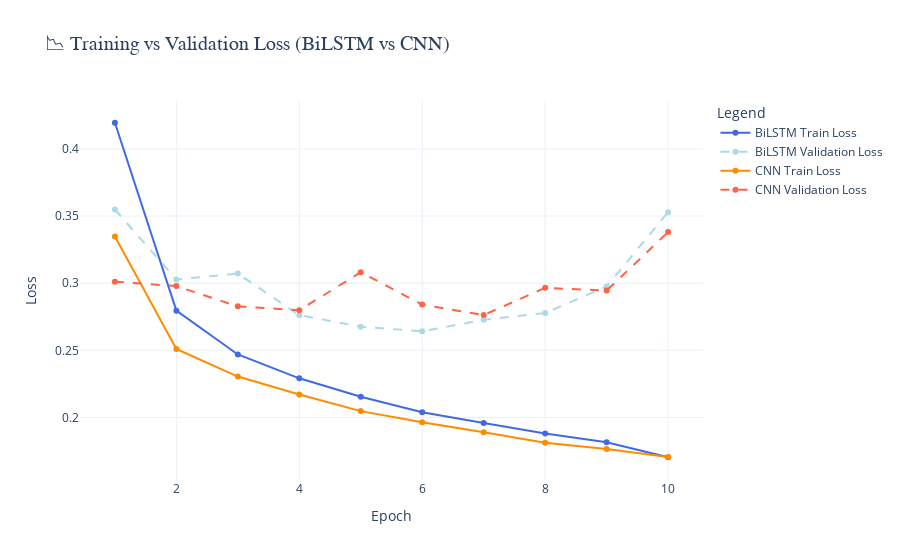
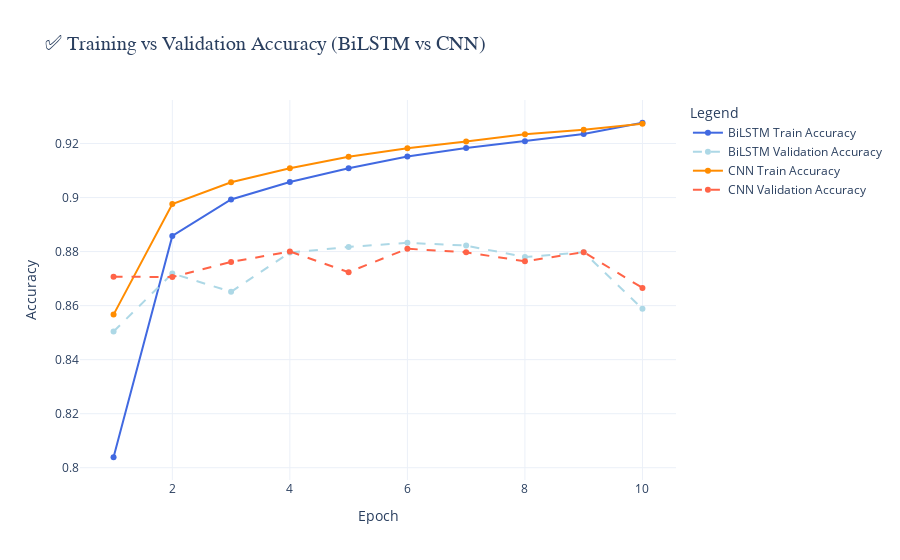

These figures' notebook cell, in order:
### Code cell
import plotly.graph_objects as go

# === 📈 Plot Loss ===
num_epochs = len(bi_lstm_train_losses)  # auto-adjust
epochs = list(range(1, num_epochs + 1))

fig = go.Figure()

# --- BiLSTM losses (blue tones) ---
fig.add_trace(go.Scatter(
    x=epochs, y=bi_lstm_train_losses,
    mode='lines+markers',
    name='BiLSTM Train Loss',
    line=dict(color='royalblue', width=2),
    marker=dict(color='royalblue')
))
fig.add_trace(go.Scatter(
    x=epochs, y=bi_lstm_val_losses,
    mode='lines+markers',
    name='BiLSTM Validation Loss',
    line=dict(color='lightblue', width=2, dash='dash'),
    marker=dict(color='lightblue')
))

# --- CNN losses (orange/red tones) ---
fig.add_trace(go.Scatter(
    x=epochs, y=cnn_train_losses,
    mode='lines+markers',
    name='CNN Train Loss',
    line=dict(color='darkorange', width=2),
    marker=dict(color='darkorange')
))
fig.add_trace(go.Scatter(
    x=epochs, y=cnn_val_losses,
    mode='lines+markers',
    name='CNN Validation Loss',
    line=dict(color='tomato', width=2, dash='dash'),
    marker=dict(color='tomato')
))

# Layout
fig.update_layout(
    title='📉 Training vs Validation Loss (BiLSTM vs CNN)',
    xaxis_title='Epoch',
    yaxis_title='Loss',
    legend_title='Legend',
    template='plotly_white',
    title_font=dict(size=20, family='Arial'),
    xaxis=dict(showgrid=True),
    yaxis=dict(showgrid=True)
)

fig.show()

# === 📊 Plot Accuracy ===
fig2 = go.Figure()

# --- BiLSTM accuracies (blue tones) ---
fig2.add_trace(go.Scatter(
    x=epochs, y=bi_lstm_train_accuracies,
    mode='lines+markers',
    name='BiLSTM Train Accuracy',
    line=dict(color='royalblue', width=2),
    marker=dict(color='royalblue')
))
fig2.add_trace(go.Scatter(
    x=epochs, y=bi_lstm_val_accuracies,
    mode='lines+markers',
    name='BiLSTM Validation Accuracy',
    line=dict(color='lightblue', width=2, dash='dash'),
    marker=dict(color='lightblue')
))

# --- CNN accuracies (orange/red tones) ---
fig2.add_trace(go.Scatter(
    x=epochs, y=cnn_train_accuracies,
    mode='lines+markers',
    name='CNN Train Accuracy',
    line=dict(color='darkorange', width=2),
    marker=dict(color='darkorange')
))
fig2.add_trace(go.Scatter(
    x=epochs, y=cnn_val_accuracies,
    mode='lines+markers',
    name='CNN Validation Accuracy',
    line=dict(color='tomato', width=2, dash='dash'),
    marker=dict(color='tomato')
))

# Layout
fig2.update_layout(
    title='✅ Training vs Validation Accuracy (BiLSTM vs CNN)',
    xaxis_title='Epoch',
    yaxis_title='Accuracy',
    legend_title='Legend',
    template='plotly_white',
    title_font=dict(size=20, family='Arial'),
    xaxis=dict(showgrid=True),
    yaxis=dict(showgrid=True)
)

fig2.show()

### Figure 1 — Plotly figure (JSON) as saved in the notebook; plotly's stock layout.template omitted (floating-point values rounded to 4 significant figures)
{"data": [{"line": {"color": "royalblue", "width": 2}, "marker": {"color": "royalblue"}, "mode": "lines+markers", "name": "BiLSTM Train Loss", "type": "scatter", "x": [1, 2, 3, 4, 5, 6, 7, 8, 9, 10], "y": [0.4195, 0.2795, 0.2469, 0.2292, 0.2154, 0.2038, 0.1959, 0.1881, 0.1816, 0.1704]}, {"line": {"color": "lightblue", "dash": "dash", "width": 2}, "marker": {"color": "lightblue"}, "mode": "lines+markers", "name": "BiLSTM Validation Loss", "type": "scatter", "x": [1, 2, 3, 4, 5, 6, 7, 8, 9, 10], "y": [0.3549, 0.3028, 0.3071, 0.2762, 0.2676, 0.2641, 0.2728, 0.2777, 0.2976, 0.3529]}, {"line": {"color": "darkorange", "width": 2}, "marker": {"color": "darkorange"}, "mode": "lines+markers", "name": "CNN Train Loss", "type": "scatter", "x": [1, 2, 3, 4, 5, 6, 7, 8, 9, 10], "y": [0.3347, 0.251, 0.2305, 0.2171, 0.2047, 0.1965, 0.189, 0.1812, 0.1764, 0.1705]}, {"line": {"color": "tomato", "dash": "dash", "width": 2}, "marker": {"color": "tomato"}, "mode": "lines+markers", "name": "CNN Validation Loss", "type": "scatter", "x": [1, 2, 3, 4, 5, 6, 7, 8, 9, 10], "y": [0.3012, 0.2978, 0.2827, 0.2799, 0.3082, 0.2841, 0.2763, 0.2965, 0.2945, 0.3381]}], "layout": {"legend": {"title": {"text": "Legend"}}, "title": {"font": {"family": "Arial", "size": 20}, "text": "📉 Training vs Validation Loss (BiLSTM vs CNN)"}, "xaxis": {"showgrid": true, "title": {"text": "Epoch"}}, "yaxis": {"showgrid": true, "title": {"text": "Loss"}}}}

### Figure 2 — Plotly figure (JSON) as saved in the notebook; plotly's stock layout.template omitted (floating-point values rounded to 4 significant figures)
{"data": [{"line": {"color": "royalblue", "width": 2}, "marker": {"color": "royalblue"}, "mode": "lines+markers", "name": "BiLSTM Train Accuracy", "type": "scatter", "x": [1, 2, 3, 4, 5, 6, 7, 8, 9, 10], "y": [0.8039, 0.8858, 0.8993, 0.9057, 0.9108, 0.9152, 0.9183, 0.9208, 0.9235, 0.9277]}, {"line": {"color": "lightblue", "dash": "dash", "width": 2}, "marker": {"color": "lightblue"}, "mode": "lines+markers", "name": "BiLSTM Validation Accuracy", "type": "scatter", "x": [1, 2, 3, 4, 5, 6, 7, 8, 9, 10], "y": [0.8504, 0.8719, 0.8651, 0.8796, 0.8817, 0.8833, 0.8822, 0.878, 0.8797, 0.8588]}, {"line": {"color": "darkorange", "width": 2}, "marker": {"color": "darkorange"}, "mode": "lines+markers", "name": "CNN Train Accuracy", "type": "scatter", "x": [1, 2, 3, 4, 5, 6, 7, 8, 9, 10], "y": [0.8567, 0.8976, 0.9056, 0.9108, 0.9151, 0.9183, 0.9207, 0.9234, 0.9251, 0.9273]}, {"line": {"color": "tomato", "dash": "dash", "width": 2}, "marker": {"color": "tomato"}, "mode": "lines+markers", "name": "CNN Validation Accuracy", "type": "scatter", "x": [1, 2, 3, 4, 5, 6, 7, 8, 9, 10], "y": [0.8707, 0.8706, 0.8761, 0.88, 0.8724, 0.881, 0.8797, 0.8764, 0.8798, 0.8666]}], "layout": {"legend": {"title": {"text": "Legend"}}, "title": {"font": {"family": "Arial", "size": 20}, "text": "✅ Training vs Validation Accuracy (BiLSTM vs CNN)"}, "xaxis": {"showgrid": true, "title": {"text": "Epoch"}}, "yaxis": {"showgrid": true, "title": {"text": "Accuracy"}}}}
